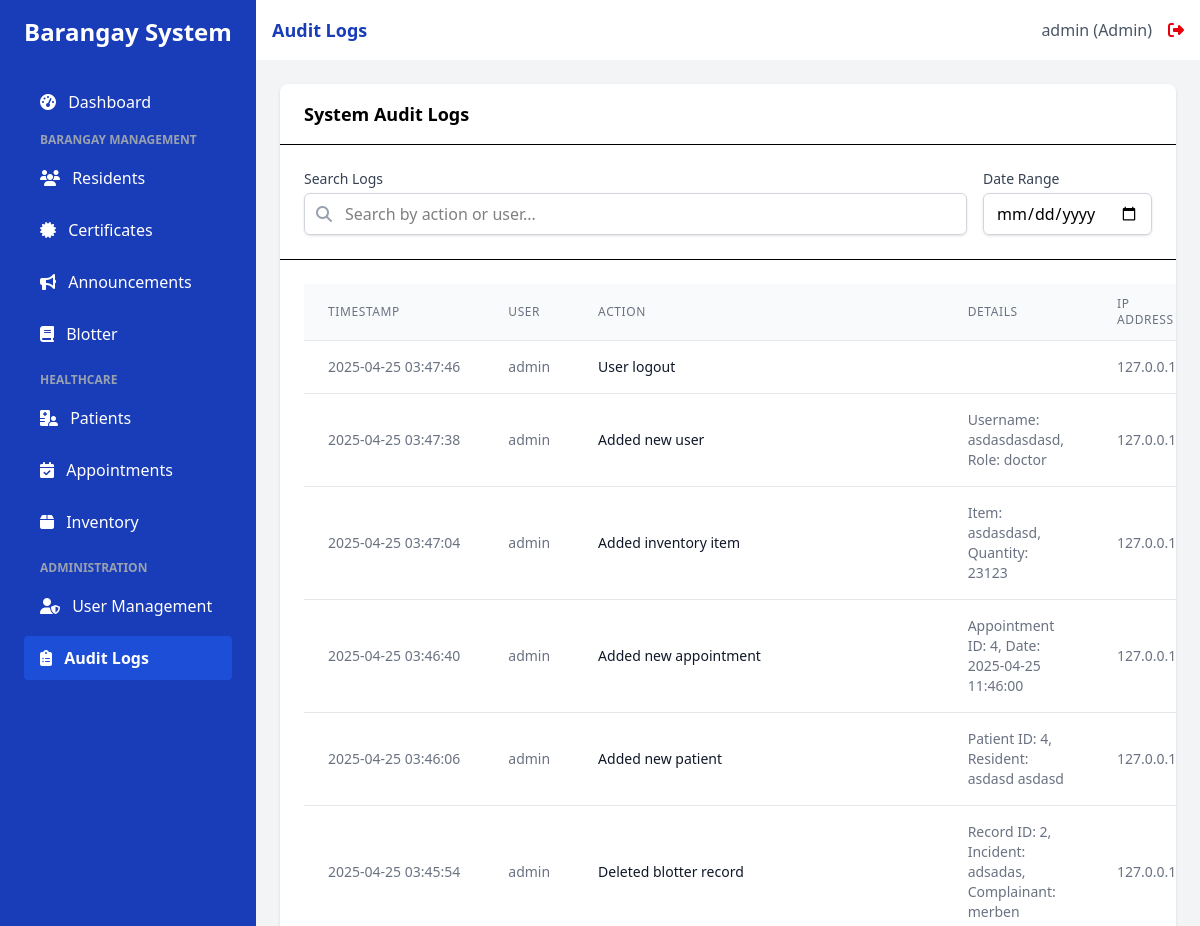
Before: /audit_logs (signed in, upper part) with the older database file.
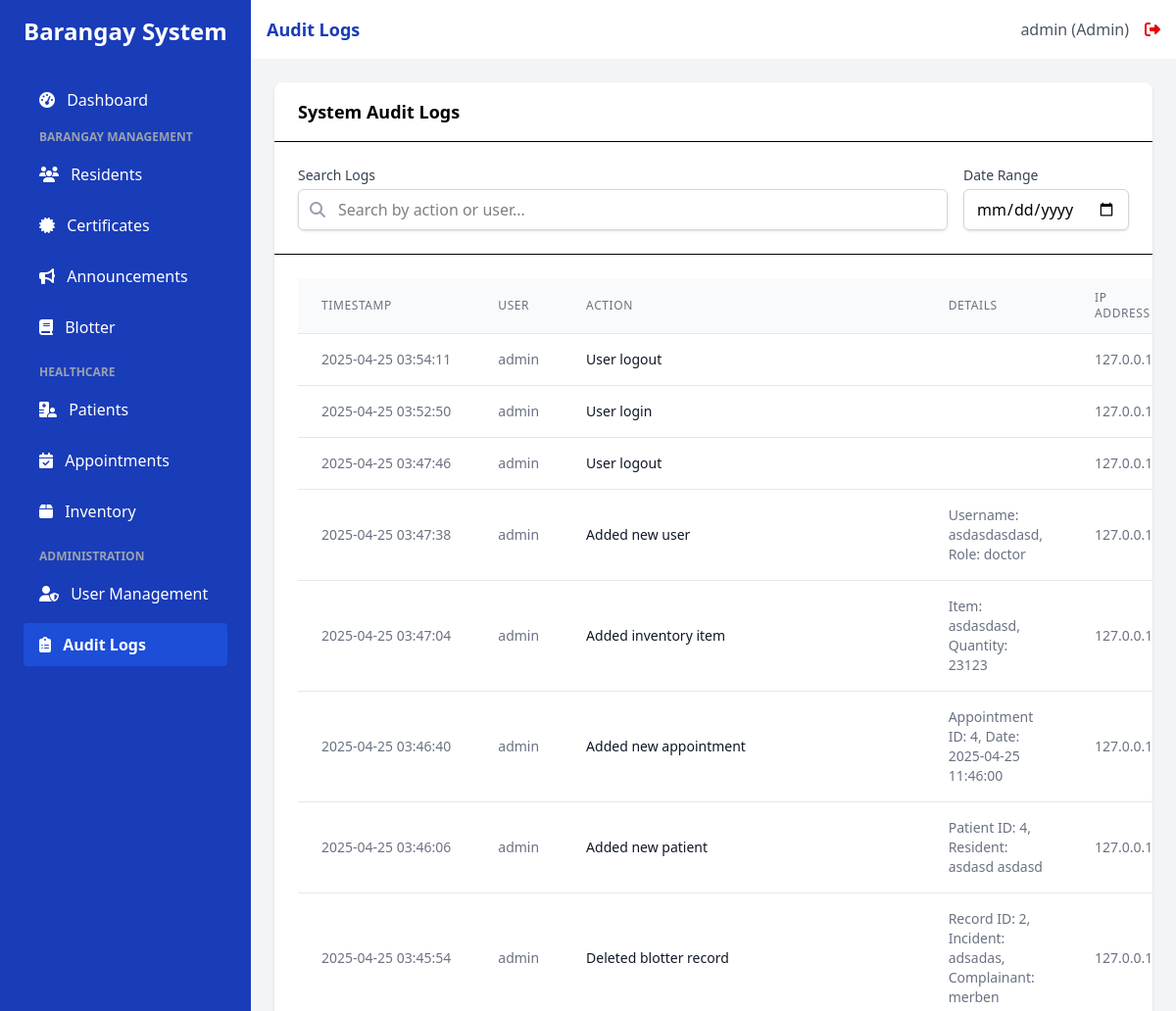
After: the same page with the newer database file.
### app.py (models this page shows, shortened)
class User(UserMixin, db.Model):
    id = db.Column(db.Integer, primary_key=True)
    username = db.Column(db.String(100), unique=True, nullable=False)
    email = db.Column(db.String(100), unique=True, nullable=False)
    password_hash = db.Column(db.String(200), nullable=False)
    role = db.Column(db.String(20), nullable=False, default='staff')  # admin, doctor, nurse, staff
    created_at = db.Column(db.DateTime, default=datetime.utcnow)
    issued_certificates = db.relationship('Certificate', backref='issuer', lazy=True)

class AuditLog(db.Model):
    id = db.Column(db.Integer, primary_key=True)
    user_id = db.Column(db.Integer, db.ForeignKey('user.id'))
    action = db.Column(db.String(100), nullable=False)
    details = db.Column(db.Text)
    ip_address = db.Column(db.String(50))
    timestamp = db.Column(db.DateTime, default=datetime.utcnow)
    user = db.relationship('User', backref='audit_logs')

### app.py (the view)
@app.route('/audit_logs')
@login_required
@role_required(['admin'])
def audit_logs():
    logs = AuditLog.query.order_by(AuditLog.timestamp.desc()).all()
    return render_template('audit_logs.html', title='Audit Logs', logs=logs)

### app.py (called while the page is built)
@login_manager.user_loader
def load_user(user_id):
    return User.query.get(int(user_id))

def role_required(roles):
    def decorator(f):
        @wraps(f)
        def decorated_function(*args, **kwargs):
            if not current_user.is_authenticated or current_user.role not in roles:
                flash('You do not have permission to access this page.', 'danger')
                return redirect(url_for('login'))
            return f(*args, **kwargs)
        return decorated_function
    return decorator

### templates/audit_logs.html
{% extends 'base.html' %}
{% block content %}
<div class="bg-white rounded-lg shadow">
    <div class="border-b px-6 py-4">
        <h2 class="font-semibold text-lg">System Audit Logs</h2>
    </div>
    <div class="p-6 border-b">
        <div class="flex flex-col md:flex-row gap-4">
            <div class="flex-1">
                <label for="search" class="block text-sm font-medium text-gray-700 mb-1">Search Logs</label>
                <div class="relative">
                    <div class="absolute inset-y-0 left-0 pl-3 flex items-center pointer-events-none">
                        <i class="fas fa-search text-gray-400"></i>
                    </div>
                    <input type="text" id="search" class="block w-full pl-10 pr-3 py-2 border border-gray-300 rounded-md shadow-sm focus:outline-none focus:ring-blue-500 focus:border-blue-500" placeholder="Search by action or user...">
                </div>
            </div>
            <div>
                <label for="dateRange" class="block text-sm font-medium text-gray-700 mb-1">Date Range</label>
                <input type="date" id="dateRange" class="block w-full px-3 py-2 border border-gray-300 rounded-md shadow-sm focus:outline-none focus:ring-blue-500 focus:border-blue-500">
            </div>
        </div>
    </div>
    <div class="p-6 overflow-x-auto">
        <table class="min-w-full divide-y divide-gray-200">
            <thead class="bg-gray-50">
                <tr>
                    <th scope="col" class="px-6 py-3 text-left text-xs font-medium text-gray-500 uppercase tracking-wider">Timestamp</th>
                    <th scope="col" class="px-6 py-3 text-left text-xs font-medium text-gray-500 uppercase tracking-wider">User</th>
                    <th scope="col" class="px-6 py-3 text-left text-xs font-medium text-gray-500 uppercase tracking-wider">Action</th>
                    <th scope="col" class="px-6 py-3 text-left text-xs font-medium text-gray-500 uppercase tracking-wider">Details</th>
                    <th scope="col" class="px-6 py-3 text-left text-xs font-medium text-gray-500 uppercase tracking-wider">IP Address</th>
                </tr>
            </thead>
            <tbody class="bg-white divide-y divide-gray-200">
                {% if logs %}
                    {% for log in logs %}
                    <tr>
                        <td class="px-6 py-4 whitespace-nowrap text-sm text-gray-500">
                            {{ log.timestamp.strftime('%Y-%m-%d %H:%M:%S') }}
                        </td>
                        <td class="px-6 py-4 whitespace-nowrap text-sm text-gray-500">
                            {{ log.user.username if log.user else 'System' }}
                        </td>
                        <td class="px-6 py-4 whitespace-nowrap text-sm font-medium text-gray-900">
                            {{ log.action }}
                        </td>
                        <td class="px-6 py-4 text-sm text-gray-500">
                            {{ log.details|truncate(100) if log.details }}
                        </td>
                        <td class="px-6 py-4 whitespace-nowrap text-sm text-gray-500">
                            {{ log.ip_address }}
                        </td>
                    </tr>
                    {% endfor %}
                {% else %}
                    <tr>
                        <td colspan="5" class="px-6 py-4 text-center text-sm text-gray-500">
                            No audit logs found.
                        </td>
                    </tr>
                {% endif %}
            </tbody>
        </table>
    </div>
</div>
{% endblock %}

### templates/base.html (shortened to what this page needs)
<!DOCTYPE html>
<html lang="en">
<head>
    <script src="https://cdn.jsdelivr.net/npm/@tailwindcss/browser@4"></script>
    <link rel="stylesheet" href="https://cdnjs.cloudflare.com/ajax/libs/font-awesome/6.4.0/css/all.min.css">
</head>
<body class="bg-gray-50 flex h-screen">
    <div class="bg-blue-800 text-white w-64 py-4 flex-shrink-0 hidden md:block">
        <div class="px-6">
            <h1 class="text-2xl font-bold mb-8">Barangay System</h1>
            <nav>
                <a href="{{ url_for('index') }}" class="sidebar-link block py-2.5 px-4 rounded transition duration-200 {% if request.path == url_for('index') %}sidebar-active{% else %}hover:bg-blue-700{% endif %} mb-2">
                    <i class="fas fa-tachometer-alt mr-2"></i> Dashboard
                </a>
                {% if current_user.role != 'doctor' and current_user.role != 'nurse' %}
                <div class="mb-4">
                    <p class="text-xs uppercase text-gray-400 font-semibold mb-2 pl-4">Barangay Management</p>
                    <a href="{{ url_for('residents') }}" class="sidebar-link block py-2.5 px-4 rounded transition duration-200 {% if request.path == url_for('residents') %}sidebar-active{% else %}hover:bg-blue-700{% endif %} mb-2">
                        <i class="fas fa-users mr-2"></i> Residents
                    </a>
                    <a href="{{ url_for('certificates') }}" class="sidebar-link block py-2.5 px-4 rounded transition duration-200 {% if request.path == url_for('certificates') %}sidebar-active{% else %}hover:bg-blue-700{% endif %} mb-2">
                        <i class="fas fa-certificate mr-2"></i> Certificates
                    </a>
                    <a href="{{ url_for('announcements') }}" class="sidebar-link block py-2.5 px-4 rounded transition duration-200 {% if request.path == url_for('announcements') %}sidebar-active{% else %}hover:bg-blue-700{% endif %} mb-2">
                        <i class="fas fa-bullhorn mr-2"></i> Announcements
                    </a>
                    <a href="{{ url_for('blotter') }}" class="sidebar-link block py-2.5 px-4 rounded transition duration-200 {% if request.path.startswith('/blotter') %}sidebar-active{% else %}hover:bg-blue-700{% endif %} mb-2">
                        <i class="fas fa-book mr-2"></i> Blotter
                    </a>
                </div>
                {% endif %}
                {% if current_user.role != 'staff' %}
                <div class="mb-4">
                    <p class="text-xs uppercase text-gray-400 font-semibold mb-2 pl-4">Healthcare</p>
                    <a href="{{ url_for('patients') }}" class="sidebar-link block py-2.5 px-4 rounded transition duration-200 {% if request.path == url_for('patients') %}sidebar-active{% else %}hover:bg-blue-700{% endif %} mb-2">
                        <i class="fas fa-hospital-user mr-2"></i> Patients
                    </a>
                    <a href="{{ url_for('appointments') }}" class="sidebar-link block py-2.5 px-4 rounded transition duration-200 {% if request.path == url_for('appointments') %}sidebar-active{% else %}hover:bg-blue-700{% endif %} mb-2">
                        <i class="fas fa-calendar-check mr-2"></i> Appointments
                    </a>
                    <a href="{{ url_for('inventory') }}" class="sidebar-link block py-2.5 px-4 rounded transition duration-200 {% if request.path == url_for('inventory') %}sidebar-active{% else %}hover:bg-blue-700{% endif %} mb-2">
                        <i class="fas fa-box mr-2"></i> Inventory
                    </a>
                </div>
                {% endif %}
                {% if current_user.is_authenticated and current_user.role == 'admin' %}
                <div class="mb-4">
                    <p class="text-xs uppercase text-gray-400 font-semibold mb-2 pl-4">Administration</p>
                    <a href="{{ url_for('users') }}" class="sidebar-link block py-2.5 px-4 rounded transition duration-200 {% if request.path == url_for('users') %}sidebar-active{% else %}hover:bg-blue-700{% endif %} mb-2">
                        <i class="fas fa-user-shield mr-2"></i> User Management
                    </a>
                    <a href="{{ url_for('audit_logs') }}" class="sidebar-link block py-2.5 px-4 rounded transition duration-200 {% if request.path == url_for('audit_logs') %}sidebar-active{% else %}hover:bg-blue-700{% endif %} mb-2">
                        <i class="fas fa-clipboard-list mr-2"></i> Audit Logs
                    </a>
                </div>
                {% endif %}
            </nav>
        </div>
    </div>
    <div class="flex-1 flex flex-col overflow-hidden">
        <header class="bg-white shadow-sm py-4 px-4">
            <div class="flex items-center justify-between">
                <div class="text-lg font-semibold text-blue-800">{{ title }}</div>
                {% if current_user.is_authenticated %}
                <div class="flex items-center">
                    <span class="text-gray-600 mr-4">{{ current_user.username }} ({{ current_user.role|capitalize }})</span>
                    <a href="{{ url_for('logout') }}" class="text-red-600 hover:text-red-800">
                        <i class="fas fa-sign-out-alt"></i>
                    </a>
                </div>
                {% endif %}
            </div>
        </header>
        <main class="flex-1 overflow-x-hidden overflow-y-auto bg-gray-100 p-6">
            {% block content %}{% endblock %}
        </main>
    </div>
</body>
</html>

### templates/base.html (style rules this page uses)
.sidebar-active { background-color: #1D4ED8; color: white; font-weight: 600; }

Changed rows visible on the page:
added AuditLog: timestamp "2025-04-25 03:54:11", user "admin", action "User logout", ip_address "127.0.0.1"
added AuditLog: timestamp "2025-04-25 03:52:50", user "admin", action "User login", ip_address "127.0.0.1"
